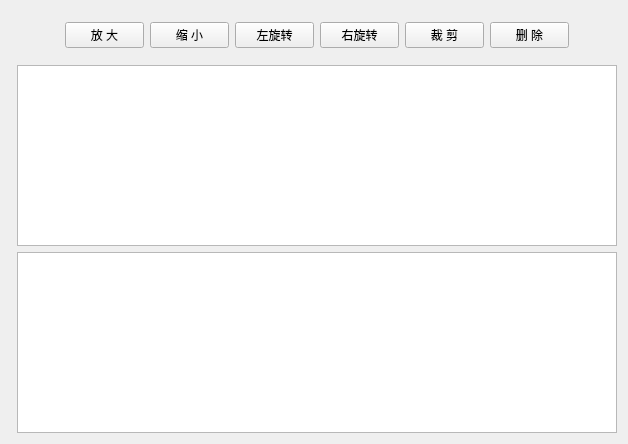
<?xml version="1.0" encoding="UTF-8"?>
<ui version="4.0">
 <class>SpectralAnalysisForm</class>
 <widget class="QWidget" name="SpectralAnalysisForm">
  <property name="geometry">
   <rect>
    <x>0</x>
    <y>0</y>
    <width>628</width>
    <height>444</height>
   </rect>
  </property>
  <property name="windowTitle">
   <string>Form</string>
  </property>
  <layout class="QGridLayout" name="gridLayout">
   <item row="0" column="0">
    <widget class="QWidget" name="widget_2" native="true">
     <widget class="QPushButton" name="pushButton_7">
      <property name="geometry">
       <rect>
        <x>20</x>
        <y>10</y>
        <width>75</width>
        <height>25</height>
       </rect>
      </property>
      <property name="minimumSize">
       <size>
        <width>72</width>
        <height>25</height>
       </size>
      </property>
      <property name="text">
       <string>打 开</string>
      </property>
     </widget>
    </widget>
   </item>
   <item row="0" column="1">
    <widget class="QWidget" name="widget" native="true">
     <property name="minimumSize">
      <size>
       <width>0</width>
       <height>48</height>
      </size>
     </property>
     <layout class="QHBoxLayout" name="horizontalLayout">
      <item>
       <spacer name="horizontalSpacer_2">
        <property name="orientation">
         <enum>Qt::Horizontal</enum>
        </property>
        <property name="sizeHint" stdset="0">
         <size>
          <width>40</width>
          <height>20</height>
         </size>
        </property>
       </spacer>
      </item>
      <item>
       <widget class="QPushButton" name="pushButton_4">
        <property name="minimumSize">
         <size>
          <width>72</width>
          <height>25</height>
         </size>
        </property>
        <property name="text">
         <string>放 大</string>
        </property>
       </widget>
      </item>
      <item>
       <widget class="QPushButton" name="pushButton">
        <property name="minimumSize">
         <size>
          <width>72</width>
          <height>25</height>
         </size>
        </property>
        <property name="text">
         <string>缩 小</string>
        </property>
       </widget>
      </item>
      <item>
       <widget class="QPushButton" name="pushButton_2">
        <property name="minimumSize">
         <size>
          <width>72</width>
          <height>25</height>
         </size>
        </property>
        <property name="text">
         <string>左旋转</string>
        </property>
       </widget>
      </item>
      <item>
       <widget class="QPushButton" name="pushButton_3">
        <property name="minimumSize">
         <size>
          <width>72</width>
          <height>25</height>
         </size>
        </property>
        <property name="text">
         <string>右旋转</string>
        </property>
       </widget>
      </item>
      <item>
       <widget class="QPushButton" name="pushButton_6">
        <property name="minimumSize">
         <size>
          <width>72</width>
          <height>25</height>
         </size>
        </property>
        <property name="text">
         <string>裁 剪</string>
        </property>
       </widget>
      </item>
      <item>
       <widget class="QPushButton" name="pushButton_5">
        <property name="minimumSize">
         <size>
          <width>72</width>
          <height>25</height>
         </size>
        </property>
        <property name="text">
         <string>删 除</string>
        </property>
       </widget>
      </item>
      <item>
       <spacer name="horizontalSpacer">
        <property name="orientation">
         <enum>Qt::Horizontal</enum>
        </property>
        <property name="sizeHint" stdset="0">
         <size>
          <width>40</width>
          <height>20</height>
         </size>
        </property>
       </spacer>
      </item>
     </layout>
    </widget>
   </item>
   <item row="1" column="1">
    <widget class="QGraphicsView" name="graphicsView"/>
   </item>
   <item row="2" column="1">
    <widget class="QListWidget" name="listWidget">
     <property name="minimumSize">
      <size>
       <width>120</width>
       <height>0</height>
      </size>
     </property>
    </widget>
   </item>
  </layout>
 </widget>
 <resources/>
 <connections/>
</ui>
